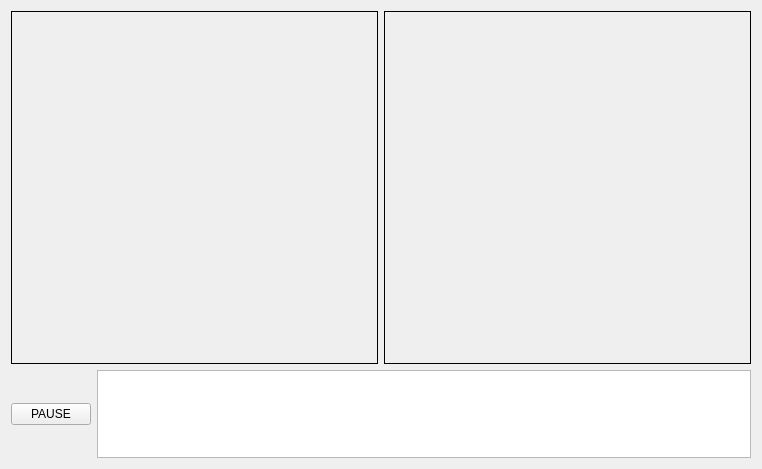
<?xml version="1.0" encoding="UTF-8"?>
<ui version="4.0">
 <class>frmMain</class>
 <widget class="QMainWindow" name="frmMain">
  <property name="geometry">
   <rect>
    <x>0</x>
    <y>0</y>
    <width>762</width>
    <height>469</height>
   </rect>
  </property>
  <property name="windowTitle">
   <string>frmMain</string>
  </property>
  <widget class="QWidget" name="centralWidget">
   <layout class="QGridLayout" name="gridLayout" rowstretch="8,2">
    <item row="0" column="0">
     <layout class="QHBoxLayout" name="horizontalLayout">
      <item>
       <widget class="QLabel" name="lblOriginal">
        <property name="autoFillBackground">
         <bool>true</bool>
        </property>
        <property name="frameShape">
         <enum>QFrame::Box</enum>
        </property>
        <property name="text">
         <string/>
        </property>
        <property name="alignment">
         <set>Qt::AlignCenter</set>
        </property>
       </widget>
      </item>
      <item>
       <widget class="QLabel" name="lblThresh">
        <property name="autoFillBackground">
         <bool>true</bool>
        </property>
        <property name="frameShape">
         <enum>QFrame::Box</enum>
        </property>
        <property name="text">
         <string/>
        </property>
        <property name="alignment">
         <set>Qt::AlignCenter</set>
        </property>
       </widget>
      </item>
     </layout>
    </item>
    <item row="1" column="0">
     <layout class="QHBoxLayout" name="horizontalLayout_2">
      <item>
       <widget class="QPushButton" name="btnPauseOrResume">
        <property name="text">
         <string>PAUSE</string>
        </property>
       </widget>
      </item>
      <item>
       <widget class="QPlainTextEdit" name="txtXYRadius"/>
      </item>
     </layout>
    </item>
   </layout>
  </widget>
 </widget>
 <layoutdefault spacing="6" margin="11"/>
 <resources/>
 <connections/>
</ui>
